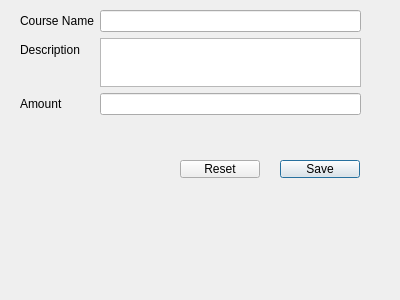
<?xml version="1.0" encoding="UTF-8"?>
<ui version="4.0">
 <class>RegisterCourses</class>
 <widget class="QDialog" name="RegisterCourses">
  <property name="windowModality">
   <enum>Qt::WindowModal</enum>
  </property>
  <property name="geometry">
   <rect>
    <x>0</x>
    <y>0</y>
    <width>400</width>
    <height>300</height>
   </rect>
  </property>
  <property name="maximumSize">
   <size>
    <width>400</width>
    <height>300</height>
   </size>
  </property>
  <property name="windowTitle">
   <string>Register Courses</string>
  </property>
  <widget class="QWidget" name="formLayoutWidget">
   <property name="geometry">
    <rect>
     <x>20</x>
     <y>10</y>
     <width>341</width>
     <height>105</height>
    </rect>
   </property>
   <layout class="QFormLayout" name="formLayout">
    <item row="0" column="0">
     <widget class="QLabel" name="label">
      <property name="text">
       <string>Course Name</string>
      </property>
     </widget>
    </item>
    <item row="0" column="1">
     <widget class="QLineEdit" name="txtPackageName"/>
    </item>
    <item row="1" column="0">
     <widget class="QLabel" name="label_2">
      <property name="text">
       <string>Description</string>
      </property>
     </widget>
    </item>
    <item row="1" column="1">
     <widget class="QTextEdit" name="txtDescription"/>
    </item>
    <item row="2" column="0">
     <widget class="QLabel" name="label_3">
      <property name="text">
       <string>Amount</string>
      </property>
     </widget>
    </item>
    <item row="2" column="1">
     <widget class="QLineEdit" name="txtAmount"/>
    </item>
   </layout>
  </widget>
  <widget class="QPushButton" name="btnSave">
   <property name="geometry">
    <rect>
     <x>280</x>
     <y>160</y>
     <width>80</width>
     <height>18</height>
    </rect>
   </property>
   <property name="text">
    <string>Save</string>
   </property>
  </widget>
  <widget class="QPushButton" name="btnReset">
   <property name="geometry">
    <rect>
     <x>180</x>
     <y>160</y>
     <width>80</width>
     <height>18</height>
    </rect>
   </property>
   <property name="text">
    <string>Reset</string>
   </property>
  </widget>
 </widget>
 <resources/>
 <connections/>
</ui>
